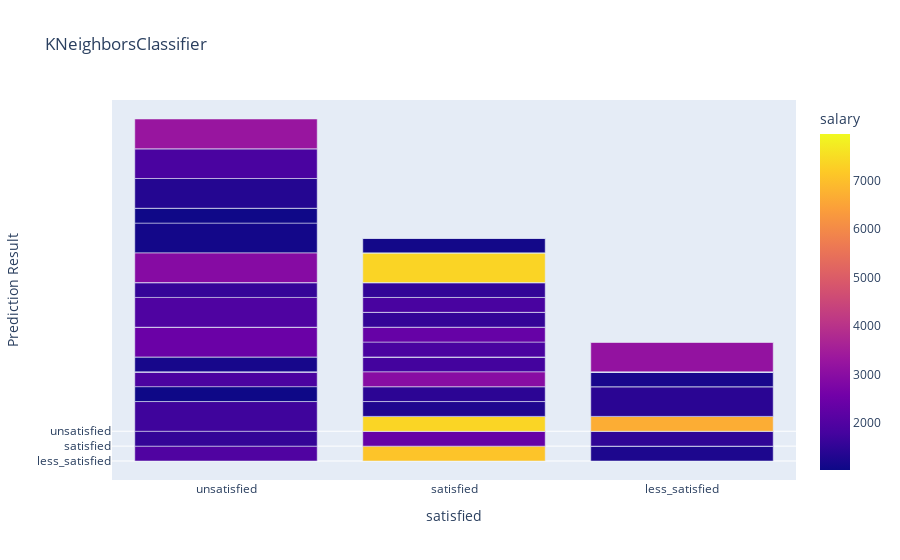
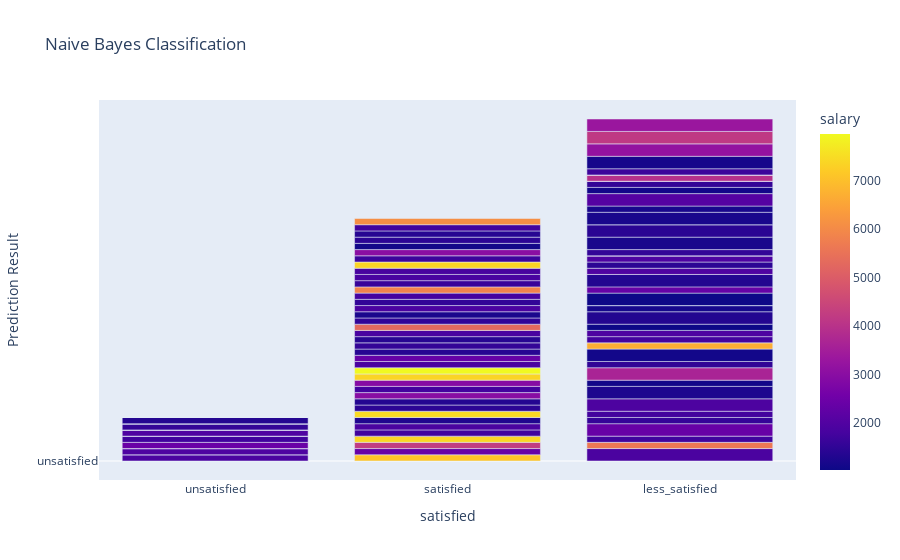
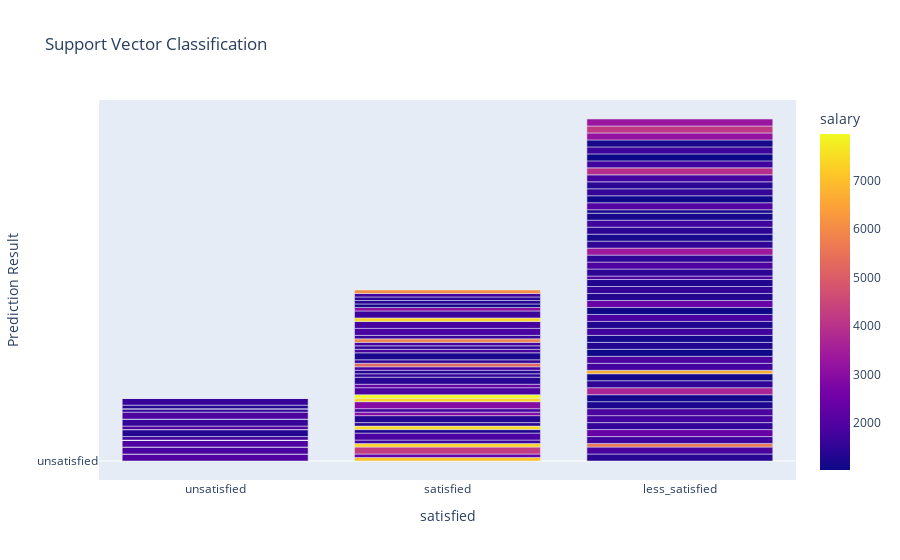

These figures' notebook cell, in order:
### Code cell
import plotly.express as px
import plotly.tools as tls
from plotly.offline import download_plotlyjs, plot,iplot

fig1,fig2,fig3 = tls.make_subplots(rows=1, cols=3)

df = px.data.tips()

fig1 = px.bar(final_dataframe1, x=final_dataframe1.satisfied, y=final_dataframe1.knn_ypred,color=final_dataframe1.salary, title = "KNeighborsClassifier")
fig1.update_yaxes(title='Prediction Result', visible=True )

fig2 = px.bar(final_dataframe1, x=final_dataframe1.satisfied, y=final_dataframe1.preds_gnb,color=final_dataframe1.salary, title = "Naive Bayes Classification")
fig2.update_yaxes(title='Prediction Result', visible=True )


fig3 = px.bar(final_dataframe1, x=final_dataframe1.satisfied, y=final_dataframe1.preds_sv,color=final_dataframe1.salary, title = "Support Vector Classification")
fig3.update_yaxes(title='Prediction Result', visible=True )

fig1.show()
fig2.show()
fig3.show()

### Figure 1 — Plotly figure (JSON) as saved in the notebook; plotly's stock layout.template omitted (floating-point values rounded to 4 significant figures)
{"data": [{"alignmentgroup": "True", "hoverlabel": {"namelength": 0}, "hovertemplate": "satisfied=%{x}<br>knn_ypred=%{y}<br>salary=%{marker.color}", "legendgroup": "", "marker": {"color": [4594, 7091, 2360, 1390, 1886, 4222, 1979, 7383, 5624, 1556, 1706, 1998, 1043, 1720, 1883, 2378, 1568, 1763, 1723, 1922, 1055, 1866, 1240, 1942, 1281, 7460, 1448, 2939, 1206, 1090, 1341, 1334, 1164, 3644, 1494, 1109, 6671, 1774, 2973, 1932, 1766, 1299, 1029, 1324, 1146, 1731, 2937, 7366, 2436, 1724, 1333, 7966, 1424, 1864, 3495, 1253, 1874, 1961, 2365, 1042, 2362, 1562, 1374, 1718, 1557, 1321, 1551, 1297, 1905, 1953, 1444, 1935, 1491, 1395, 3364, 1854, 5302, 1532, 1214, 1883, 1539, 1184, 1552, 1199, 1526, 1795, 5850, 2936, 1415, 1604, 1107, 1844, 1832, 1694, 1194, 1048, 1190, 2063, 1454, 1107, 7352, 1675, 3018, 1554, 1344, 1401, 1577, 1102, 1767, 3938, 1723, 1027, 1683, 1149, 1860, 1431, 1378, 1736, 3179, 4170, 2044, 3264, 6078, 3304], "coloraxis": "coloraxis"}, "name": "", "offsetgroup": "", "orientation": "v", "showlegend": false, "textposition": "auto", "type": "bar", "x": ["unsatisfied", "satisfied", "satisfied", "less_satisfied", "less_satisfied", "satisfied", "unsatisfied", "satisfied", "less_satisfied", "unsatisfied", "unsatisfied", "unsatisfied", "unsatisfied", "less_satisfied", "unsatisfied", "less_satisfied", "less_satisfied", "less_satisfied", "satisfied", "less_satisfied", "unsatisfied", "satisfied", "less_satisfied", "unsatisfied", "satisfied", "satisfied", "satisfied", "unsatisfied", "unsatisfied", "less_satisfied", "satisfied", "unsatisfied", "unsatisfied", "less_satisfied", "less_satisfied", "less_satisfied", "less_satisfied", "less_satisfied", "satisfied", "less_satisfied", "satisfied", "unsatisfied", "less_satisfied", "less_satisfied", "less_satisfied", "less_satisfied", "satisfied", "satisfied", "unsatisfied", "unsatisfied", "unsatisfied", "satisfied", "unsatisfied", "satisfied", "unsatisfied", "less_satisfied", "less_satisfied", "unsatisfied", "satisfied", "less_satisfied", "less_satisfied", "unsatisfied", "satisfied", "unsatisfied", "satisfied", "less_satisfied", "less_satisfied", "less_satisfied", "unsatisfied", "less_satisfied", "less_satisfied", "less_satisfied", "less_satisfied", "satisfied", "less_satisfied", "satisfied", "satisfied", "satisfied", "satisfied", "satisfied", "less_satisfied", "less_satisfied", "unsatisfied", "unsatisfied", "satisfied", "satisfied", "satisfied", "unsatisfied", "less_satisfied", "satisfied", "unsatisfied", "satisfied", "satisfied", "less_satisfied", "less_satisfied", "unsatisfied", "less_satisfied", "less_satisfied", "unsatisfied", "less_satisfied", "satisfied", "satisfied", "satisfied", "less_satisfied", "unsatisfied", "less_satisfied", "unsatisfied", "satisfied", "less_satisfied", "less_satisfied", "less_satisfied", "less_satisfied", "less_satisfied", "less_satisfied", "unsatisfied", "satisfied", "satisfied", "satisfied", "less_satisfied", "less_satisfied", "unsatisfied", "unsatisfied", "satisfied", "less_satisfied"], "xaxis": "x", "y": ["less_satisfied", "satisfied", "satisfied", "less_satisfied", "less_satisfied", "less_satisfied", "satisfied", "satisfied", "less_satisfied", "satisfied", "unsatisfied", "less_satisfied", "satisfied", "less_satisfied", "satisfied", "less_satisfied", "less_satisfied", "less_satisfied", "less_satisfied", "less_satisfied", "less_satisfied", "less_satisfied", "satisfied", "less_satisfied", "satisfied", "less_satisfied", "satisfied", "less_satisfied", "less_satisfied", "less_satisfied", "less_satisfied", "less_satisfied", "satisfied", "less_satisfied", "satisfied", "less_satisfied", "satisfied", "less_satisfied", "satisfied", "less_satisfied", "satisfied", "less_satisfied", "less_satisfied", "less_satisfied", "less_satisfied", "less_satisfied", "less_satisfied", "less_satisfied", "unsatisfied", "less_satisfied", "less_satisfied", "less_satisfied", "less_satisfied", "satisfied", "less_satisfied", "less_satisfied", "less_satisfied", "unsatisfied", "satisfied", "less_satisfied", "less_satisfied", "satisfied", "less_satisfied", "less_satisfied", "satisfied", "less_satisfied", "less_satisfied", "less_satisfied", "less_satisfied", "less_satisfied", "less_satisfied", "less_satisfied", "less_satisfied", "less_satisfied", "less_satisfied", "satisfied", "less_satisfied", "less_satisfied", "less_satisfied", "less_satisfied", "less_satisfied", "less_satisfied", "less_satisfied", "less_satisfied", "satisfied", "less_satisfied", "less_satisfied", "unsatisfied", "unsatisfied", "less_satisfied", "unsatisfied", "less_satisfied", "less_satisfied", "less_satisfied", "less_satisfied", "satisfied", "satisfied", "less_satisfied", "less_satisfied", "less_satisfied", "unsatisfied", "less_satisfied", "less_satisfied", "less_satisfied", "unsatisfied", "less_satisfied", "less_satisfied", "satisfied", "less_satisfied", "less_satisfied", "less_satisfied", "less_satisfied", "less_satisfied", "less_satisfied", "unsatisfied", "less_satisfied", "less_satisfied", "less_satisfied", "unsatisfied", "less_satisfied", "less_satisfied", "unsatisfied", "less_satisfied", "less_satisfied"], "yaxis": "y"}], "layout": {"barmode": "relative", "coloraxis": {"colorbar": {"title": {"text": "salary"}}, "colorscale": [[0, "#0d0887"], [0.1111, "#46039f"], [0.2222, "#7201a8"], [0.3333, "#9c179e"], [0.4444, "#bd3786"], [0.5556, "#d8576b"], [0.6667, "#ed7953"], [0.7778, "#fb9f3a"], [0.8889, "#fdca26"], [1, "#f0f921"]]}, "legend": {"tracegroupgap": 0}, "title": {"text": "KNeighborsClassifier"}, "xaxis": {"anchor": "y", "domain": [0, 1], "title": {"text": "satisfied"}}, "yaxis": {"anchor": "x", "domain": [0, 1], "title": {"text": "Prediction Result"}, "visible": true}}}

### Figure 2 — Plotly figure (JSON) as saved in the notebook; plotly's stock layout.template omitted (floating-point values rounded to 4 significant figures)
{"data": [{"alignmentgroup": "True", "hoverlabel": {"namelength": 0}, "hovertemplate": "satisfied=%{x}<br>preds_gnb=%{y}<br>salary=%{marker.color}", "legendgroup": "", "marker": {"color": [4594, 7091, 2360, 1390, 1886, 4222, 1979, 7383, 5624, 1556, 1706, 1998, 1043, 1720, 1883, 2378, 1568, 1763, 1723, 1922, 1055, 1866, 1240, 1942, 1281, 7460, 1448, 2939, 1206, 1090, 1341, 1334, 1164, 3644, 1494, 1109, 6671, 1774, 2973, 1932, 1766, 1299, 1029, 1324, 1146, 1731, 2937, 7366, 2436, 1724, 1333, 7966, 1424, 1864, 3495, 1253, 1874, 1961, 2365, 1042, 2362, 1562, 1374, 1718, 1557, 1321, 1551, 1297, 1905, 1953, 1444, 1935, 1491, 1395, 3364, 1854, 5302, 1532, 1214, 1883, 1539, 1184, 1552, 1199, 1526, 1795, 5850, 2936, 1415, 1604, 1107, 1844, 1832, 1694, 1194, 1048, 1190, 2063, 1454, 1107, 7352, 1675, 3018, 1554, 1344, 1401, 1577, 1102, 1767, 3938, 1723, 1027, 1683, 1149, 1860, 1431, 1378, 1736, 3179, 4170, 2044, 3264, 6078, 3304], "coloraxis": "coloraxis"}, "name": "", "offsetgroup": "", "orientation": "v", "showlegend": false, "textposition": "auto", "type": "bar", "x": ["unsatisfied", "satisfied", "satisfied", "less_satisfied", "less_satisfied", "satisfied", "unsatisfied", "satisfied", "less_satisfied", "unsatisfied", "unsatisfied", "unsatisfied", "unsatisfied", "less_satisfied", "unsatisfied", "less_satisfied", "less_satisfied", "less_satisfied", "satisfied", "less_satisfied", "unsatisfied", "satisfied", "less_satisfied", "unsatisfied", "satisfied", "satisfied", "satisfied", "unsatisfied", "unsatisfied", "less_satisfied", "satisfied", "unsatisfied", "unsatisfied", "less_satisfied", "less_satisfied", "less_satisfied", "less_satisfied", "less_satisfied", "satisfied", "less_satisfied", "satisfied", "unsatisfied", "less_satisfied", "less_satisfied", "less_satisfied", "less_satisfied", "satisfied", "satisfied", "unsatisfied", "unsatisfied", "unsatisfied", "satisfied", "unsatisfied", "satisfied", "unsatisfied", "less_satisfied", "less_satisfied", "unsatisfied", "satisfied", "less_satisfied", "less_satisfied", "unsatisfied", "satisfied", "unsatisfied", "satisfied", "less_satisfied", "less_satisfied", "less_satisfied", "unsatisfied", "less_satisfied", "less_satisfied", "less_satisfied", "less_satisfied", "satisfied", "less_satisfied", "satisfied", "satisfied", "satisfied", "satisfied", "satisfied", "less_satisfied", "less_satisfied", "unsatisfied", "unsatisfied", "satisfied", "satisfied", "satisfied", "unsatisfied", "less_satisfied", "satisfied", "unsatisfied", "satisfied", "satisfied", "less_satisfied", "less_satisfied", "unsatisfied", "less_satisfied", "less_satisfied", "unsatisfied", "less_satisfied", "satisfied", "satisfied", "satisfied", "less_satisfied", "unsatisfied", "less_satisfied", "unsatisfied", "satisfied", "less_satisfied", "less_satisfied", "less_satisfied", "less_satisfied", "less_satisfied", "less_satisfied", "unsatisfied", "satisfied", "satisfied", "satisfied", "less_satisfied", "less_satisfied", "unsatisfied", "unsatisfied", "satisfied", "less_satisfied"], "xaxis": "x", "y": ["unsatisfied", "satisfied", "satisfied", "unsatisfied", "less_satisfied", "satisfied", "unsatisfied", "satisfied", "satisfied", "unsatisfied", "unsatisfied", "unsatisfied", "unsatisfied", "satisfied", "satisfied", "less_satisfied", "satisfied", "satisfied", "satisfied", "less_satisfied", "unsatisfied", "satisfied", "less_satisfied", "satisfied", "satisfied", "satisfied", "satisfied", "unsatisfied", "unsatisfied", "satisfied", "satisfied", "unsatisfied", "unsatisfied", "less_satisfied", "satisfied", "less_satisfied", "satisfied", "satisfied", "satisfied", "satisfied", "satisfied", "unsatisfied", "satisfied", "less_satisfied", "satisfied", "unsatisfied", "satisfied", "satisfied", "satisfied", "satisfied", "unsatisfied", "satisfied", "unsatisfied", "satisfied", "unsatisfied", "unsatisfied", "unsatisfied", "satisfied", "satisfied", "less_satisfied", "satisfied", "unsatisfied", "satisfied", "unsatisfied", "satisfied", "less_satisfied", "unsatisfied", "unsatisfied", "unsatisfied", "satisfied", "satisfied", "satisfied", "unsatisfied", "satisfied", "unsatisfied", "satisfied", "satisfied", "satisfied", "satisfied", "satisfied", "satisfied", "less_satisfied", "satisfied", "unsatisfied", "satisfied", "satisfied", "satisfied", "unsatisfied", "less_satisfied", "satisfied", "unsatisfied", "satisfied", "satisfied", "unsatisfied", "less_satisfied", "unsatisfied", "satisfied", "less_satisfied", "unsatisfied", "satisfied", "satisfied", "satisfied", "satisfied", "satisfied", "satisfied", "unsatisfied", "unsatisfied", "satisfied", "unsatisfied", "satisfied", "unsatisfied", "unsatisfied", "satisfied", "less_satisfied", "unsatisfied", "satisfied", "satisfied", "satisfied", "less_satisfied", "less_satisfied", "unsatisfied", "unsatisfied", "satisfied", "less_satisfied"], "yaxis": "y"}], "layout": {"barmode": "relative", "coloraxis": {"colorbar": {"title": {"text": "salary"}}, "colorscale": [[0, "#0d0887"], [0.1111, "#46039f"], [0.2222, "#7201a8"], [0.3333, "#9c179e"], [0.4444, "#bd3786"], [0.5556, "#d8576b"], [0.6667, "#ed7953"], [0.7778, "#fb9f3a"], [0.8889, "#fdca26"], [1, "#f0f921"]]}, "legend": {"tracegroupgap": 0}, "title": {"text": "Naive Bayes Classification"}, "xaxis": {"anchor": "y", "domain": [0, 1], "title": {"text": "satisfied"}}, "yaxis": {"anchor": "x", "domain": [0, 1], "title": {"text": "Prediction Result"}, "visible": true}}}

### Figure 3 — Plotly figure (JSON) as saved in the notebook; plotly's stock layout.template omitted (floating-point values rounded to 4 significant figures)
{"data": [{"alignmentgroup": "True", "hoverlabel": {"namelength": 0}, "hovertemplate": "satisfied=%{x}<br>preds_sv=%{y}<br>salary=%{marker.color}", "legendgroup": "", "marker": {"color": [4594, 7091, 2360, 1390, 1886, 4222, 1979, 7383, 5624, 1556, 1706, 1998, 1043, 1720, 1883, 2378, 1568, 1763, 1723, 1922, 1055, 1866, 1240, 1942, 1281, 7460, 1448, 2939, 1206, 1090, 1341, 1334, 1164, 3644, 1494, 1109, 6671, 1774, 2973, 1932, 1766, 1299, 1029, 1324, 1146, 1731, 2937, 7366, 2436, 1724, 1333, 7966, 1424, 1864, 3495, 1253, 1874, 1961, 2365, 1042, 2362, 1562, 1374, 1718, 1557, 1321, 1551, 1297, 1905, 1953, 1444, 1935, 1491, 1395, 3364, 1854, 5302, 1532, 1214, 1883, 1539, 1184, 1552, 1199, 1526, 1795, 5850, 2936, 1415, 1604, 1107, 1844, 1832, 1694, 1194, 1048, 1190, 2063, 1454, 1107, 7352, 1675, 3018, 1554, 1344, 1401, 1577, 1102, 1767, 3938, 1723, 1027, 1683, 1149, 1860, 1431, 1378, 1736, 3179, 4170, 2044, 3264, 6078, 3304], "coloraxis": "coloraxis"}, "name": "", "offsetgroup": "", "orientation": "v", "showlegend": false, "textposition": "auto", "type": "bar", "x": ["unsatisfied", "satisfied", "satisfied", "less_satisfied", "less_satisfied", "satisfied", "unsatisfied", "satisfied", "less_satisfied", "unsatisfied", "unsatisfied", "unsatisfied", "unsatisfied", "less_satisfied", "unsatisfied", "less_satisfied", "less_satisfied", "less_satisfied", "satisfied", "less_satisfied", "unsatisfied", "satisfied", "less_satisfied", "unsatisfied", "satisfied", "satisfied", "satisfied", "unsatisfied", "unsatisfied", "less_satisfied", "satisfied", "unsatisfied", "unsatisfied", "less_satisfied", "less_satisfied", "less_satisfied", "less_satisfied", "less_satisfied", "satisfied", "less_satisfied", "satisfied", "unsatisfied", "less_satisfied", "less_satisfied", "less_satisfied", "less_satisfied", "satisfied", "satisfied", "unsatisfied", "unsatisfied", "unsatisfied", "satisfied", "unsatisfied", "satisfied", "unsatisfied", "less_satisfied", "less_satisfied", "unsatisfied", "satisfied", "less_satisfied", "less_satisfied", "unsatisfied", "satisfied", "unsatisfied", "satisfied", "less_satisfied", "less_satisfied", "less_satisfied", "unsatisfied", "less_satisfied", "less_satisfied", "less_satisfied", "less_satisfied", "satisfied", "less_satisfied", "satisfied", "satisfied", "satisfied", "satisfied", "satisfied", "less_satisfied", "less_satisfied", "unsatisfied", "unsatisfied", "satisfied", "satisfied", "satisfied", "unsatisfied", "less_satisfied", "satisfied", "unsatisfied", "satisfied", "satisfied", "less_satisfied", "less_satisfied", "unsatisfied", "less_satisfied", "less_satisfied", "unsatisfied", "less_satisfied", "satisfied", "satisfied", "satisfied", "less_satisfied", "unsatisfied", "less_satisfied", "unsatisfied", "satisfied", "less_satisfied", "less_satisfied", "less_satisfied", "less_satisfied", "less_satisfied", "less_satisfied", "unsatisfied", "satisfied", "satisfied", "satisfied", "less_satisfied", "less_satisfied", "unsatisfied", "unsatisfied", "satisfied", "less_satisfied"], "xaxis": "x", "y": ["unsatisfied", "satisfied", "satisfied", "less_satisfied", "less_satisfied", "less_satisfied", "unsatisfied", "satisfied", "satisfied", "unsatisfied", "unsatisfied", "less_satisfied", "unsatisfied", "less_satisfied", "less_satisfied", "less_satisfied", "less_satisfied", "less_satisfied", "satisfied", "less_satisfied", "unsatisfied", "less_satisfied", "less_satisfied", "less_satisfied", "satisfied", "satisfied", "satisfied", "unsatisfied", "unsatisfied", "less_satisfied", "less_satisfied", "unsatisfied", "unsatisfied", "less_satisfied", "less_satisfied", "less_satisfied", "satisfied", "less_satisfied", "satisfied", "less_satisfied", "satisfied", "unsatisfied", "less_satisfied", "less_satisfied", "less_satisfied", "less_satisfied", "less_satisfied", "satisfied", "unsatisfied", "satisfied", "less_satisfied", "satisfied", "unsatisfied", "less_satisfied", "unsatisfied", "less_satisfied", "less_satisfied", "satisfied", "satisfied", "less_satisfied", "less_satisfied", "less_satisfied", "less_satisfied", "unsatisfied", "satisfied", "less_satisfied", "less_satisfied", "less_satisfied", "less_satisfied", "satisfied", "less_satisfied", "less_satisfied", "less_satisfied", "satisfied", "less_satisfied", "satisfied", "satisfied", "satisfied", "less_satisfied", "satisfied", "less_satisfied", "less_satisfied", "satisfied", "unsatisfied", "satisfied", "satisfied", "satisfied", "unsatisfied", "less_satisfied", "satisfied", "unsatisfied", "less_satisfied", "less_satisfied", "less_satisfied", "less_satisfied", "unsatisfied", "satisfied", "less_satisfied", "unsatisfied", "less_satisfied", "satisfied", "less_satisfied", "satisfied", "less_satisfied", "satisfied", "less_satisfied", "less_satisfied", "satisfied", "less_satisfied", "less_satisfied", "less_satisfied", "less_satisfied", "less_satisfied", "less_satisfied", "unsatisfied", "satisfied", "satisfied", "satisfied", "less_satisfied", "less_satisfied", "unsatisfied", "unsatisfied", "satisfied", "less_satisfied"], "yaxis": "y"}], "layout": {"barmode": "relative", "coloraxis": {"colorbar": {"title": {"text": "salary"}}, "colorscale": [[0, "#0d0887"], [0.1111, "#46039f"], [0.2222, "#7201a8"], [0.3333, "#9c179e"], [0.4444, "#bd3786"], [0.5556, "#d8576b"], [0.6667, "#ed7953"], [0.7778, "#fb9f3a"], [0.8889, "#fdca26"], [1, "#f0f921"]]}, "legend": {"tracegroupgap": 0}, "title": {"text": "Support Vector Classification"}, "xaxis": {"anchor": "y", "domain": [0, 1], "title": {"text": "satisfied"}}, "yaxis": {"anchor": "x", "domain": [0, 1], "title": {"text": "Prediction Result"}, "visible": true}}}
